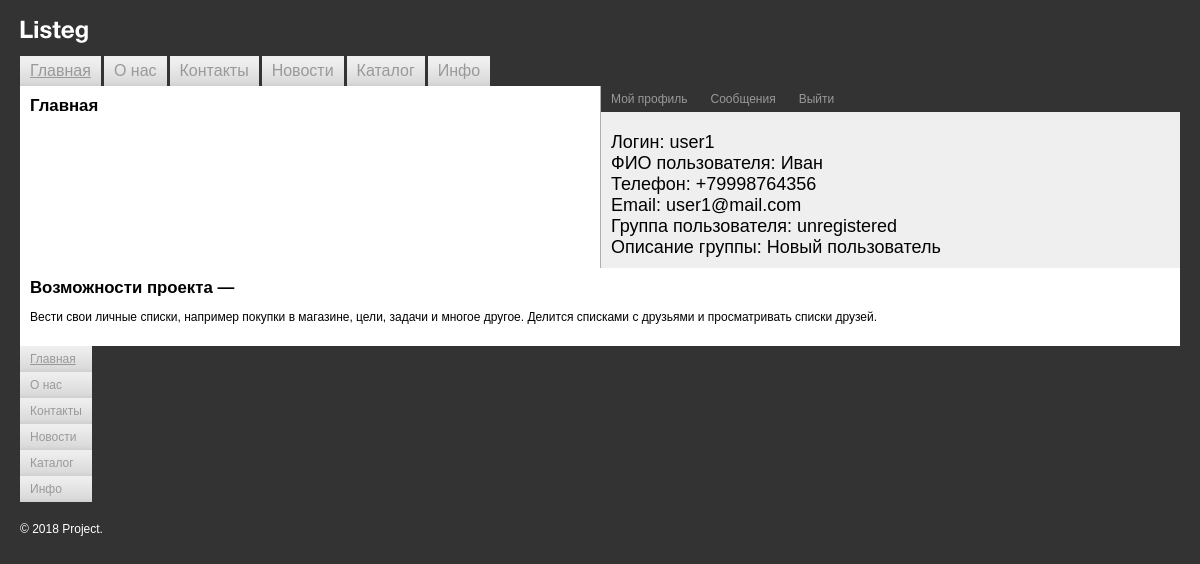
Screenshot of /?profile (signed in) with the database file from the repository.
### tables this page shows
CREATE TABLE `users` (
  `id` int NOT NULL AUTO_INCREMENT,
  `login` varchar(255) NOT NULL,
  `password` varchar(255) NOT NULL,
  `name` varchar(255) NOT NULL,
  `email` varchar(255) NOT NULL,
  `phone` varchar(20) NOT NULL,
  `register_date` timestamp NOT NULL DEFAULT CURRENT_TIMESTAMP,
  `active` tinyint(1) NOT NULL DEFAULT '0',
  `agreed` tinyint(1) NOT NULL DEFAULT '0',
  PRIMARY KEY (`id`),
  UNIQUE KEY `id_UNIQUE` (`id`) /*!80000 INVISIBLE */,
  KEY `c_name_idx` (`name`)
);

CREATE TABLE `groups` (
  `id` int NOT NULL,
  `name` varchar(255) NOT NULL,
  `description` varchar(255) NOT NULL,
  PRIMARY KEY (`id`),
  UNIQUE KEY `id_UNIQUE` (`id`)
);

### include/connection.php (called while the page is built)
<?php
function getConnection() {
    $host = 'localhost';
    $user = 'root';
    $password = 'root';
    $dbname = 'task_manager';
    static $db;
    if (empty($db)) {
        $db = mysqli_connect($host, $user, $password, $dbname) or die('Ошибка соединения');
    }
    return $db;
}

### include/profile.php (called while the page is built)
<?php
function getUserProfile() {
    $login = $_COOKIE['login'];
    $result = mysqli_query(
        getConnection(),
        "SELECT  u.*, g.name AS name_group, g.description, g.id AS status FROM task_manager.users AS u
        LEFT JOIN task_manager.group_user AS gu ON u.id = gu.user_id
        LEFT JOIN task_manager.groups AS g ON gu.group_id = g.id
        WHERE u.login = '$login'"
    );
    $profile = mysqli_fetch_assoc($result);
    return $profile;
}
$userProfile = getUserProfile();

### templates/profile.php (the view)
<?php
require($_SERVER['DOCUMENT_ROOT'] . '/include/profile.php');
?>
<ul class="profile">
    <li>Логин: <?= $userProfile['login'] ?></li>
    <li>ФИО пользователя: <?= $userProfile['name'] ?></li>
    <li>Телефон: <?= $userProfile['phone'] ?></li>
    <li>Email: <?= $userProfile['email'] ?></li>
    <li>Группа пользователя: <?= $userProfile['name_group'] ?></li>
    <li>Описание группы: <?= $userProfile['description'] ?></li>
</ul>

### styles/styles.css (style rules this page uses)
body { background: #333333; padding: 20px; margin: 0; color: #000000; font-family: Arial, Helvetica, sans-serif; font-size: 12px; }
.profile { margin: 0; padding: 0; list-style: none; font-size: 18px; }

### rows the page displays
users: login "user1", name "Иван", phone "+79998764356", email "user1@mail.com", groups.name "unregistered", groups.description "Новый пользователь"

### other values shown
cutString($menuItem['title']) "Главная"
cutString($menuItem['title']) "О нас"
cutString($menuItem['title']) "Контакты"
cutString($menuItem['title']) "Новости"
cutString($menuItem['title']) "Каталог"
cutString($menuItem['title']) "Инфо"
pageTitle($menu) "Главная"
